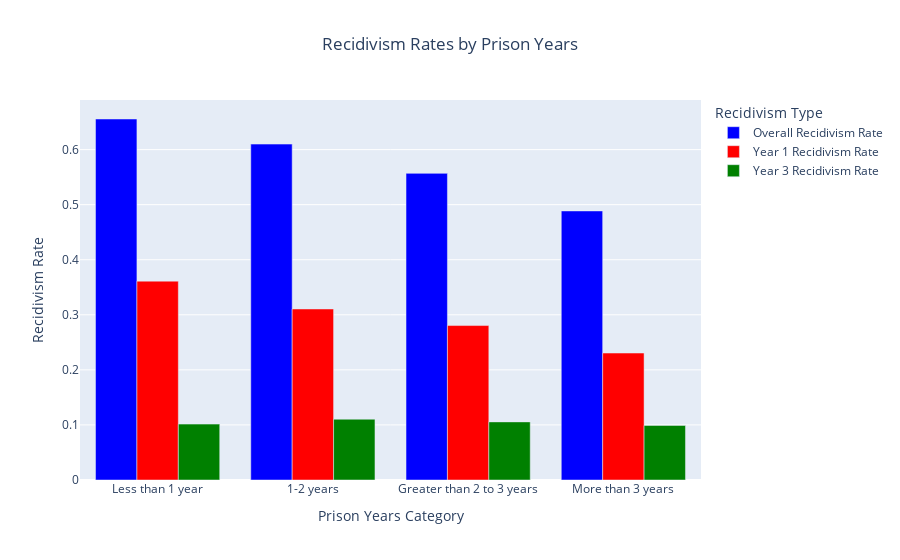

The cell this chart's notebook holds for it:
### Code cell
recidivism_melted = recidivism_analysis.melt(
    id_vars='Prison Years', 
    value_vars=['Overall Recidivism Rate', 'Year 1 Recidivism Rate', 'Year 3 Recidivism Rate'],
    var_name='Recidivism Type', value_name='Rate'
)
fig = px.bar(
    recidivism_melted,
    x='Prison Years',
    y='Rate',
    color='Recidivism Type',
    barmode='group',
    title='Recidivism Rates by Prison Years',
    labels={'Prison Years': 'Prison Years Category', 'Rate': 'Recidivism Rate'},
    color_discrete_map={
        'Overall Recidivism Rate': 'blue', 
        'Year 1 Recidivism Rate': 'red', 
        'Year 3 Recidivism Rate': 'green'
    },
    category_orders={
        'Prison Years': ['Less than 1 year', '1-2 years', 'Greater than 2 to 3 years', 'More than 3 years']
    }
)
fig.update_layout(
    xaxis_title='Prison Years Category',
    yaxis_title='Recidivism Rate',
    title_x=0.5 
)
fig.show()

### Figure 1 — Plotly figure (JSON) as saved in the notebook; plotly's stock layout.template omitted (floating-point values rounded to 4 significant figures)
{"data": [{"alignmentgroup": "True", "hovertemplate": "Recidivism Type=Overall Recidivism Rate<br>Prison Years Category=%{x}<br>Recidivism Rate=%{y}<extra></extra>", "legendgroup": "Overall Recidivism Rate", "marker": {"color": "blue", "pattern": {"shape": ""}}, "name": "Overall Recidivism Rate", "offsetgroup": "Overall Recidivism Rate", "orientation": "v", "showlegend": true, "textposition": "auto", "type": "bar", "x": ["1-2 years", "Greater than 2 to 3 years", "Less than 1 year", "More than 3 years"], "xaxis": "x", "y": [0.61, 0.5569, 0.6556, 0.4886], "yaxis": "y"}, {"alignmentgroup": "True", "hovertemplate": "Recidivism Type=Year 1 Recidivism Rate<br>Prison Years Category=%{x}<br>Recidivism Rate=%{y}<extra></extra>", "legendgroup": "Year 1 Recidivism Rate", "marker": {"color": "red", "pattern": {"shape": ""}}, "name": "Year 1 Recidivism Rate", "offsetgroup": "Year 1 Recidivism Rate", "orientation": "v", "showlegend": true, "textposition": "auto", "type": "bar", "x": ["1-2 years", "Greater than 2 to 3 years", "Less than 1 year", "More than 3 years"], "xaxis": "x", "y": [0.3106, 0.2805, 0.3611, 0.2306], "yaxis": "y"}, {"alignmentgroup": "True", "hovertemplate": "Recidivism Type=Year 3 Recidivism Rate<br>Prison Years Category=%{x}<br>Recidivism Rate=%{y}<extra></extra>", "legendgroup": "Year 3 Recidivism Rate", "marker": {"color": "green", "pattern": {"shape": ""}}, "name": "Year 3 Recidivism Rate", "offsetgroup": "Year 3 Recidivism Rate", "orientation": "v", "showlegend": true, "textposition": "auto", "type": "bar", "x": ["1-2 years", "Greater than 2 to 3 years", "Less than 1 year", "More than 3 years"], "xaxis": "x", "y": [0.1104, 0.1055, 0.1015, 0.09908], "yaxis": "y"}], "layout": {"barmode": "group", "legend": {"title": {"text": "Recidivism Type"}, "tracegroupgap": 0}, "title": {"text": "Recidivism Rates by Prison Years", "x": 0.5}, "xaxis": {"anchor": "y", "categoryarray": ["Less than 1 year", "1-2 years", "Greater than 2 to 3 years", "More than 3 years"], "categoryorder": "array", "domain": [0, 1], "title": {"text": "Prison Years Category"}}, "yaxis": {"anchor": "x", "domain": [0, 1], "title": {"text": "Recidivism Rate"}}}}
